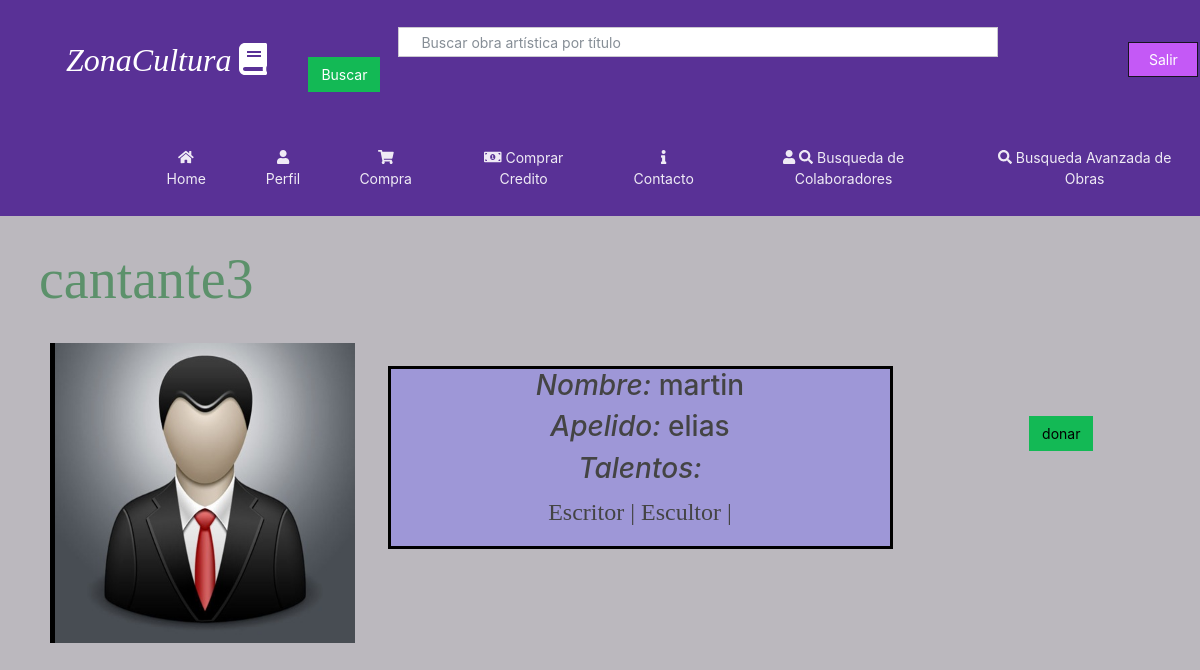
/VistaUsuario/Usuario/21 (signed in), run on an earlier commit of the app's database.
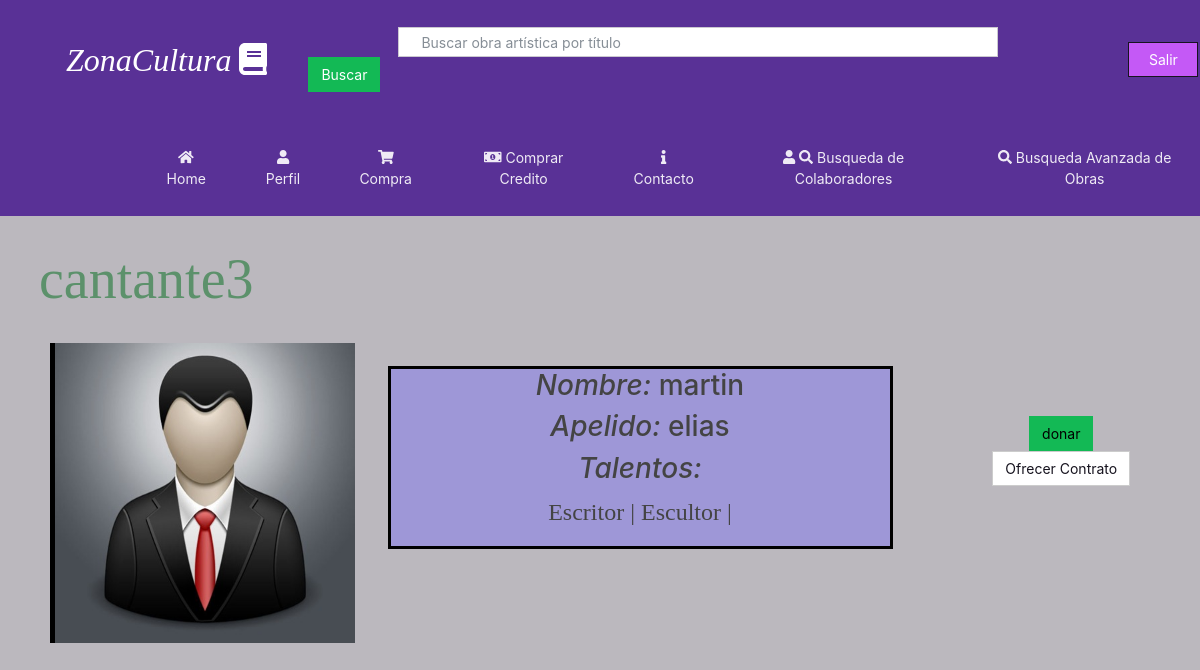
And on a later commit of the database.
### homePage/views.py (the view)
# urls.py: path('VistaUsuario/Usuario/<int:primaryKey>', views.mostrarUsuario),
@login_required(login_url='/')
def mostrarUsuario(request,primaryKey):
	try:
		Usu=infousuario.objects.get(pk=primaryKey)
		if request.GET.get('contratar'):
			return redirect('/')
		print("hola1")
	except:
		raise Http404
	return render(request, 'VistaUsuario.html' ,{'Usu':Usu})

### homePage/templates/VistaUsuario.html (shortened to what this page needs)
{% extends 'plantillaGeneral.html' %}
{% block content %}
	<div class="row">
			<div class="col col-3">
				<h1 class="namess">{{Usu.user.username}} </h1>
				<div class="img-conteiner">
					<img src="{{Usu.profile_img.url}}" width="300" height="300">
				</div>
			</div>
			<div class="col col-6">
				<div class="container-info conteiner">
					<h2><em><i>Nombre:</i></em> {{Usu.user.first_name}}</h2>
					<h2><em><i>Apelido: </i></em>{{Usu.user.last_name}}</h2>
					<h2><em><i>Talentos:</i></em></h2>
						<font face="Trebuchet MS" size="5"><p>
								{% if Usu.aficiones.Escritor %}
								Escritor |
								{% endif %}
								{% if Usu.aficiones.Escultor %}
									Escultor |
								{% endif %}
					</p></font>
				</div>
			</div>
			<div class="col col-3">
				<div class="bottom-c">
				<form method="get">
				 <button class="btn btn-success"><a href="Donacion/{{Usu.pk}}">donar</a></button>
	  				{%if Usu.es_Colaborador %}
	   			 <button type="submit" class="btn btn-secondary" value="Ofrecer Contrato" name="contratar"> Ofrecer Contrato </button>
	 			 {%endif%}
			</form>
				</div>
			</div>
		</div>
{% endblock %}

What changed in the data, as far as the page shows it:
changed infousuario "cantante3": es_Colaborador False → True (drawn)
Also different on the page:
text now shown: "Ofrecer Contrato"
